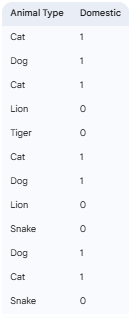
#> input picture Machine Learning/Encoding/Nominal/images/data.png, 132 x 318 px
$ jupyter execute --allow-errors 'target-based mean encoding.ipynb'
#> lines starting #> are read from the running program, lines starting #| are printed output that depends on the picture
1. [Target Encoding](#target-encoding)

#### Target Encoding:
- used to transform categorical features into numerical values i.e. probabilities w.r.t target variables
- it allows for data leakage of target information while training
    - performs very good with training data but performs poor with test data
- performed when we have more categories in the categorical feature

##### Classification:

[cell 1]
from PIL import Image
from IPython.display import display

#> (the rest of this cell did not finish here and is left out)

Categories of Favorite Color:
- Blue: (1+0+0)/3 => 0.33
- Red: 0/1 => 0
- Green: (1+1+0)/3 => 0.67
- the updated table after performing target encoding on the color feature shown below

| Favorite Color | Height (m) | Loves Troll 2 |
|---|---|---|
| 0.33 | 1.77 | 1 |
| 0 | 1.32 | 0 |
| 0.67 | 1.81 | 1 |
| 0.33 | 1.56 | 0 |
| 0.67 | 1.64 | 1 |
| 0.67 | 1.61 | 0 |
| 0.33 | 1.73 | 0 |

##### Regression:

| Favorite Color | Height (m) | Prob of Loves Troll 2 |
|---|---|---|
| Blue | 1.77 | 0.55 |
| Red | 1.32 | 0.88 |
| Green | 1.81 | 0.1 |
| Blue | 1.56 | 0.1 |
| Green | 1.64 | 1 |
| Green | 1.61 | 0.33 |
| Blue | 1.73 | 0.68 |

Categories of Favorite Color:
- Blue: (0.55+0.1+0.68)/3 = 1.33/3 => 0.44
- Red: 1.32/1 => 1.32
- Green: (0.1+1+0.33)/3 = 1.43/3 => 0.48
- the updated table after performing target encoding on the color feature shown below

Overcome Data Leakage for both regression and classification:
- perform cross validation
    - splits data into k folds
        - one of the fold is the holdout set and the remaining is the train set
        - for each holdout set calculate the target encoding w.r.t the train set k-1
- Adding Noise data to target values
- Leave one out encoding
    - calculate the target encoding for its category using all other data points in the training set excluding the current data point itself
- smoothing/regularization
    -  blends both category-specific target statistic with a global statistic
    - Encoded value = ((mean target for category * n) + (global target mean * m))/n+m
        - n => number of instances in category
        - m => smoothing parameter
    - This is called ordered target encoding

[cell 2]
from PIL import Image
from IPython.display import display

img = Image.open('images/data.png')
#> img is the input picture: PIL image 132x318 RGBA; mean R, G, B, A 243.4, 245.5, 248.6, 255
new_image = img.resize((200, 500))
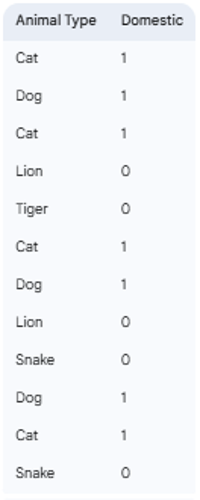
#> new_image: PIL image 200x500 RGBA; mean R, G, B, A 243.4, 245.4, 248.5, 255
display(new_image)

Overall:
- Total number of animals = 12
- Total number of domestic animals (where "Domestic" is 1) = 6
- Global mean of "Domestic" = 6 / 12 = 0.5

Each Category:
- Cat:
    - Number of Cats = 4
    - Sum of "Domestic" for Cats = 1 + 1 + 1 + 1 = 4
    - Mean "Domestic" for Cats = 4 / 4 = 1.0
- Dog:
    - Number of Dogs = 3
    - Sum of "Domestic" for Dogs = 1 + 1 + 1 = 3
    - Mean "Domestic" for Dogs = 3 / 3 = 1.0
- Lion:
    - Number of Lions = 2
    - Sum of "Domestic" for Lions = 0 + 0 = 0
    - Mean "Domestic" for Lions = 0 / 2 = 0.0
- Tiger:
    - Number of Tigers = 1
    - Sum of "Domestic" for Tigers = 0
    - Mean "Domestic" for Tigers = 0 / 1 = 0.0
- Snake:
    - Number of Snakes = 2
    - Sum of "Domestic" for Snakes = 0 + 0 = 0
    - Mean "Domestic" for Snakes = 0 / 2 = 0.0

Applying the Smoothing Formula to Calculate the Encoded Value for Each Animal Type:

- Cat:
    - Smoothed Encoded Value = (4 * 1.0 + 2 * 0.5) / (4 + 2) = (4 + 1) / 6 = 5 / 6 ≈ 0.833
- Dog:
    - Smoothed Encoded Value = (3 * 1.0 + 2 * 0.5) / (3 + 2) = (3 + 1) / 5 = 4 / 5 = 0.8
- Lion:
    - Smoothed Encoded Value = (2 * 0.0 + 2 * 0.5) / (2 + 2) = (0 + 1) / 4 = 1 / 4 = 0.25
- Tiger:
    - Smoothed Encoded Value = (1 * 0.0 + 2 * 0.5) / (1 + 2) = (0 + 1) / 3 = 1 / 3 ≈ 0.333
- Snake:
    - Smoothed Encoded Value = (2 * 0.0 + 2 * 0.5) / (2 + 2) = (0 + 1) / 4 = 1 / 4 = 0.25

- mathematically, the loss function for xgboost regression as shown below

[cell 3]
from PIL import Image
from IPython.display import display

img = Image.open('images/encoded_value.png')
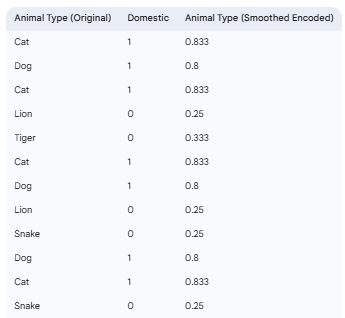
#> input picture Machine Learning/Encoding/Nominal/images/encoded_value.png, 345 x 318 px
#> img is the input picture: PIL image 345x318 RGBA; mean R, G, B, A 244, 246.1, 249.3, 255
new_image = img.resize((480, 450))
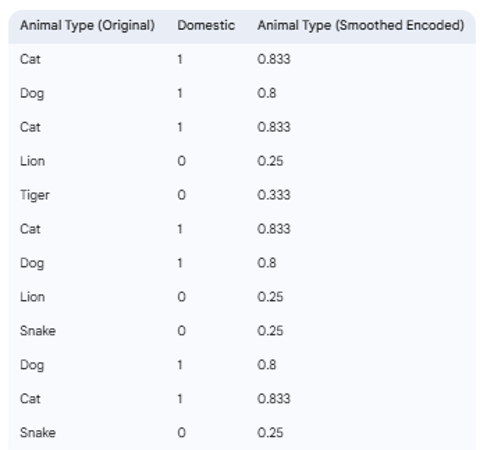
#> new_image: PIL image 480x450 RGBA; mean R, G, B, A 244, 246.1, 249.2, 255
display(new_image)
